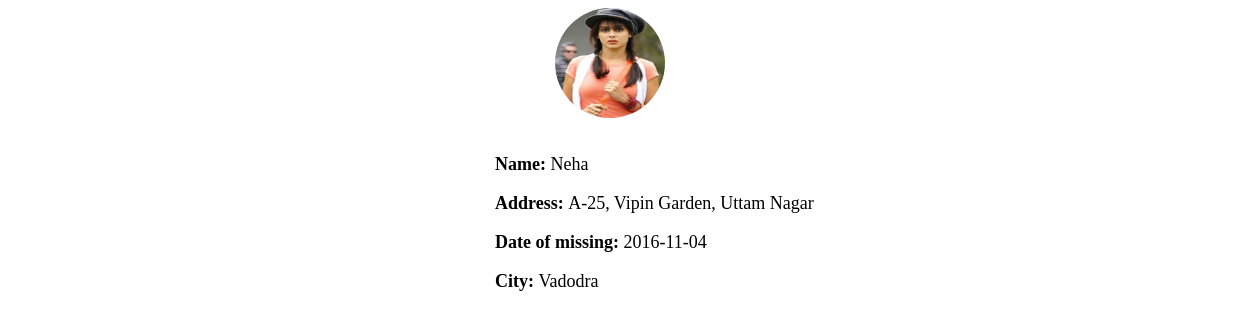
Screenshot of /123.php with the database file from the repository.
### tables this page shows
CREATE TABLE IF NOT EXISTS `mstr_missingcitizens` (
  `missing_id` int(10) unsigned NOT NULL AUTO_INCREMENT,
  `upload_photo` varchar(45) DEFAULT NULL,
  `first_name` varchar(45) NOT NULL,
  `middle_name` varchar(45) NOT NULL,
  `last_name` varchar(45) NOT NULL,
  `gander` varchar(45) NOT NULL,
  `address` varchar(45) NOT NULL,
  `city_id` int(10) unsigned NOT NULL,
  `area_id` int(10) unsigned NOT NULL,
  `date_of_missing` date NOT NULL,
  `time_of_missing` time NOT NULL,
  `special_clue` varchar(45) DEFAULT NULL,
  `contactno` int(20) NOT NULL,
  `descript` varchar(60) NOT NULL,
  `status` varchar(80) NOT NULL,
  `username` varchar(45) NOT NULL,
  PRIMARY KEY (`missing_id`),
  KEY `FK_mstr_missingcitizens_1` (`city_id`),
  KEY `FK_mstr_missingcitizens_2` (`area_id`),
  KEY `FK_mstr_missingcitizens_3` (`username`)
);

CREATE TABLE IF NOT EXISTS `mstr_city` (
  `city_id` int(10) unsigned NOT NULL AUTO_INCREMENT,
  `city_name` varchar(45) NOT NULL,
  PRIMARY KEY (`city_id`)
);

### 123.php (the view, shortened to what this page needs)
<!DOCTYPE html PUBLIC "-//W3C//DTD XHTML 1.0 Transitional//EN" "http://www.w3.org/TR/xhtml1/DTD/xhtml1-transitional.dtd">
<html xmlns="http://www.w3.org/1999/xhtml">
<head>
</head>
<body>
	<div id="page-wrap">
	<div class="slider-wrap">
		<div id="main-photo-slider" class="csw">
			<div class="panelContainer">
			<?php
$selectQuery = "select * from mstr_missingcitizens mm,mstr_city mc where mm.city_id=mc.city_id ";
$resultSet = mysql_query($selectQuery) or die(mysql_error());
			if(mysql_num_rows($resultSet)==0){
			}else{
			while($full=mysql_fetch_array($resultSet)){
			?>
			<div class="panel" first_name="<?php echo $full['first_name']?>">
					<div class="wrapper"><div class="div12">
<img src="<?php echo $full['upload_photo']?>"  width="110" height="110";/>	</div>		<br />
<div class="photo-meta-data">
		<p> <font style="font-weight:bold";>Name: </font><?php echo $full["first_name"]; ?></p>
		<p> <font style="font-weight:bold";>Address: </font><?php echo $full["address"]; ?></p>
	    <p> <font style="font-weight:bold";>Date of missing: </font><?php echo $full["date_of_missing"]; ?></p>
	    <p>  <font style="font-weight:bold";>City: </font><?php echo $full["city_name"]; ?></p>				  </div>
					</div>
			  </div>
		<?php }}?>
			</div>
		</div>
	</div>
	</div>
</body>
</html>

### 123.php (style rules this page uses)
#page-wrap { width:1200px; }
.slider-wrap { width:100%; }
.stripViewer { position: relative; overflow: hidden; width: 750px; height:300px; padding-left:487px; }
.stripViewer .panelContainer { position: relative; left: 0; top: 0; }
.stripViewer .panelContainer .panel { float: left; position: relative; width:1000px; margin:auto; }
.photo-meta-data { padding: 0 0 0 0; z-index: 9999; color: white; }
.photo-meta-data p { color:#000000; padding: -550px 0 0 0; font-size:18px!important; }
.wrapper img { border-radius:150px; }
.div12 { padding-left:60px; }

### rows the page displays
mstr_missingcitizens: upload_photo (picture), first_name "Neha", address "A-25, Vipin Garden, Uttam Nagar", date_of_missing "2016-11-04", city.city_name "Vadodra"
